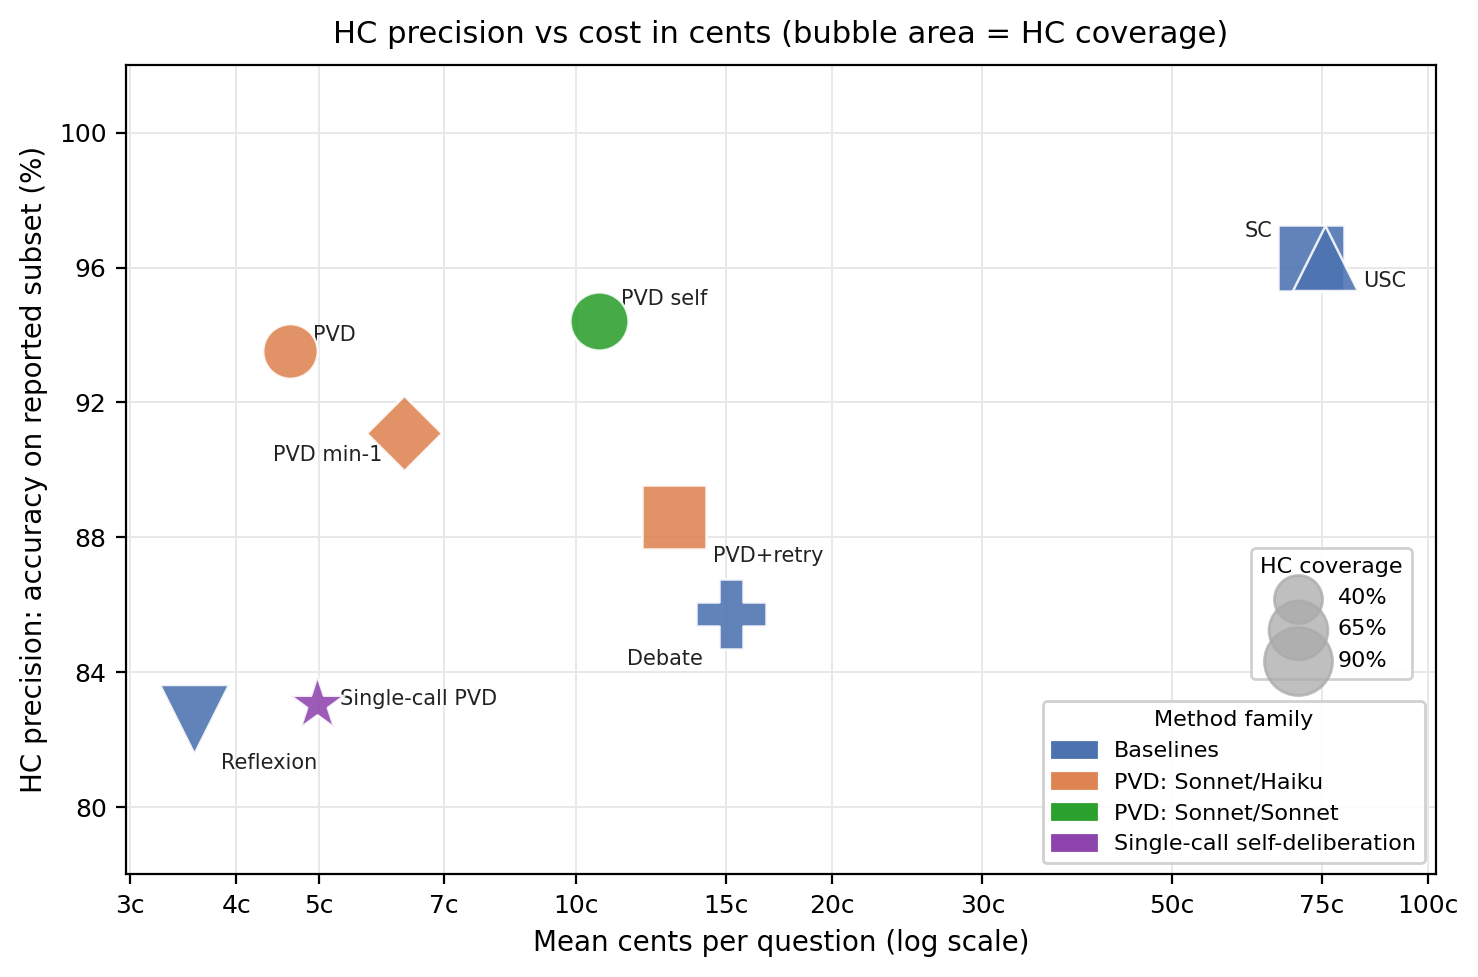

Here is the Python script that generated this plot:
"""
figures/fig_rttr_cost.png -- HC precision vs cost for RTTR runs.

X-axis  : mean cents per question (lower is cheaper)
Y-axis  : HC precision (accuracy on the high-confidence subset)
Bubble  : HC coverage (larger means more questions reported)
Color   : method family

All numbers come from tables/generated/rttr_summary.json.

Run from the repo root:
    python -m rttr.summary
    python figures/fig_rttr_cost.py
"""

from __future__ import annotations

import json
from pathlib import Path

import matplotlib

matplotlib.use("Agg")
import matplotlib.patches as mpatches
import matplotlib.pyplot as plt
from matplotlib.ticker import FixedFormatter, FixedLocator


HERE = Path(__file__).resolve().parent
REPO = HERE.parent
SUMMARY = REPO / "tables" / "generated" / "rttr_summary.json"

BLUE = "#4C72B0"
ORANGE = "#DD8452"
GREEN = "#2CA02C"
PURPLE = "#8E44AD"
GREY = "#888888"

KEY_STYLE = {
    "rttr_pvd_standard": dict(color=ORANGE, marker="o", label="PVD"),
    "rttr_pvd_min1": dict(color=ORANGE, marker="D", label="PVD min-1"),
    "rttr_pvd_self": dict(color=GREEN, marker="o", label="PVD self"),
    "rttr_pvd_retry": dict(color=ORANGE, marker="s", label="PVD+retry"),
    "rttr_debate": dict(color=BLUE, marker="P", label="Debate"),
    "rttr_reflexion": dict(color=BLUE, marker="v", label="Reflexion"),
    "rttr_sc_epoch": dict(color=BLUE, marker="s", label="SC"),
    "rttr_usc": dict(color=BLUE, marker="^", label="USC"),
    "rttr_single_call": dict(color=PURPLE, marker="*", label="Single-call PVD"),
}

FAMILY_LEGEND = [
    ("Baselines", BLUE),
    ("PVD: Sonnet/Haiku", ORANGE),
    ("PVD: Sonnet/Sonnet", GREEN),
    ("Single-call self-deliberation", PURPLE),
]

LABEL_OFFSETS = {
    "rttr_pvd_standard": (8, 6, "left"),
    "rttr_pvd_min1": (-8, -8, "right"),
    "rttr_pvd_self": (8, 8, "left"),
    "rttr_pvd_retry": (14, -14, "left"),
    "rttr_debate": (-10, -16, "right"),
    "rttr_reflexion": (10, -16, "left"),
    "rttr_sc_epoch": (-14, 10, "right"),
    "rttr_usc": (14, -8, "left"),
    "rttr_single_call": (8, 2, "left"),
}


def load_runs() -> list[dict]:
    with SUMMARY.open() as f:
        return json.load(f)


def bubble_size(cov_pct: float) -> float:
    cov = max(0.0, min(100.0, cov_pct or 0.0))
    return 60.0 + 600.0 * (cov / 100.0)


def main() -> None:
    runs = load_runs()

    fig, ax = plt.subplots(figsize=(7.5, 5.0))
    for run in runs:
        style = KEY_STYLE.get(run["key"], dict(color=GREY, marker="o", label=run["key"]))
        x = 100.0 * run["cost_usd"]
        y = run["hc_prec"]
        ax.scatter(
            [x],
            [y],
            s=bubble_size(run["hc_cov"]),
            color=style["color"],
            marker=style["marker"],
            alpha=0.88,
            edgecolors="white",
            linewidths=0.9,
            zorder=4,
        )
        xoff, yoff, ha = LABEL_OFFSETS.get(run["key"], (8, 2, "left"))
        ax.annotate(
            style["label"],
            (x, y),
            textcoords="offset points",
            xytext=(xoff, yoff),
            fontsize=7.5,
            ha=ha,
            va="center",
            color="#222222",
        )

    ax.set_xscale("log")
    costs_cents = [100.0 * run["cost_usd"] for run in runs]
    ax.set_xlim(min(costs_cents) / 1.2, max(costs_cents) * 1.35)
    tick_values = [3, 4, 5, 7, 10, 15, 20, 30, 50, 75, 100]
    tick_values = [t for t in tick_values if min(costs_cents) / 1.2 <= t <= max(costs_cents) * 1.35]
    ax.xaxis.set_major_locator(FixedLocator(tick_values))
    ax.xaxis.set_major_formatter(FixedFormatter([f"{t}c" for t in tick_values]))
    ax.minorticks_off()
    ax.set_xlabel("Mean cents per question (log scale)", fontsize=10)
    ax.set_ylabel("HC precision: accuracy on reported subset (%)", fontsize=10)
    ax.set_ylim(78, 102)
    ax.set_yticks(range(80, 101, 4))
    ax.grid(axis="both", color="#e8e8e8", linewidth=0.7, zorder=0)
    ax.set_axisbelow(True)
    ax.tick_params(axis="both", labelsize=9)
    ax.set_title("HC precision vs cost in cents (bubble area = HC coverage)", fontsize=11, pad=8)

    family_handles = [mpatches.Patch(color=color, label=label) for label, color in FAMILY_LEGEND]
    family_legend = ax.legend(
        handles=family_handles,
        fontsize=8,
        title="Method family",
        title_fontsize=8,
        framealpha=0.9,
        loc="lower right",
    )
    ax.add_artist(family_legend)

    cov_handles = [
        ax.scatter([], [], s=bubble_size(v), color="#aaaaaa", alpha=0.75, label=f"{v}%")
        for v in (40, 65, 90)
    ]
    ax.legend(
        handles=cov_handles,
        fontsize=8,
        title="HC coverage",
        title_fontsize=8,
        framealpha=0.9,
        loc="upper right",
        bbox_to_anchor=(0.99, 88),
        bbox_transform=ax.get_yaxis_transform(),
    )

    plt.tight_layout()
    out = HERE / "fig_rttr_cost.png"
    fig.savefig(out, bbox_inches="tight", dpi=200)
    print(f"  -> {out}")
    plt.close(fig)


if __name__ == "__main__":
    main()
